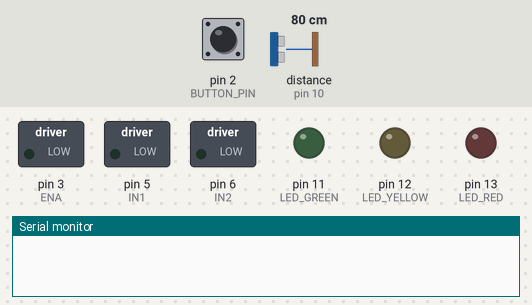
This sketch was run on a simulated Arduino Uno, built with avr-gcc and run on an emulated ATmega328P. Shown: switched loads named in the sketch (green lamp = pin HIGH), output pins drawn as LEDs (lit = HIGH), the last lines printed to the serial monitor. The test bench sets the inputs (shaded band); at power-on: pin 2 (BUTTON_PIN) HIGH, distance to the obstacle (sensor on pin 10) 80 cm. The echo pulse lasts 58.3 µs per cm; pins used as bus, display or sensor lines are not drawn.

Above: at 1.2 s.
1.3 s: pin 2 (BUTTON_PIN) pulled LOW for 0.15 s
At 1.42 s:
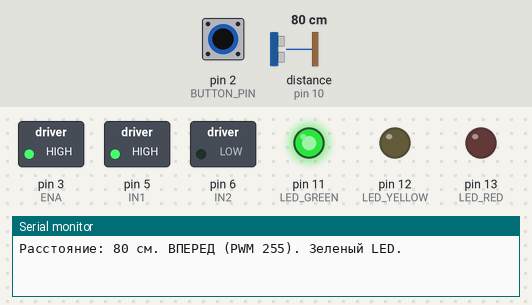
3.0 s: pin 2 (BUTTON_PIN) pulled LOW for 3.2 s
At 7.4 s:
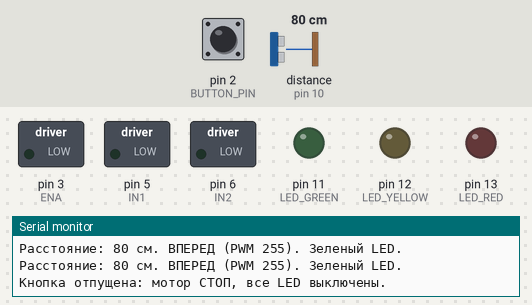
7.7 s: pin 2 (BUTTON_PIN) driven LOW
At 8.5 s:
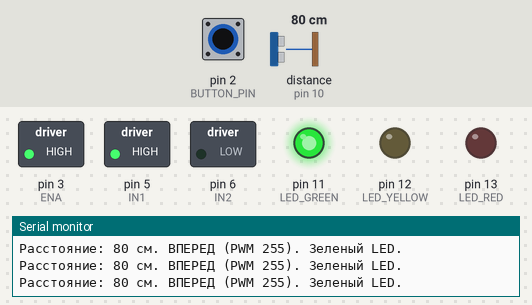
10.7 s: distance to the obstacle (sensor on pin 10) set to 54 cm
12.2 s: distance to the obstacle (sensor on pin 10) set to 45 cm
At 12.9 s:
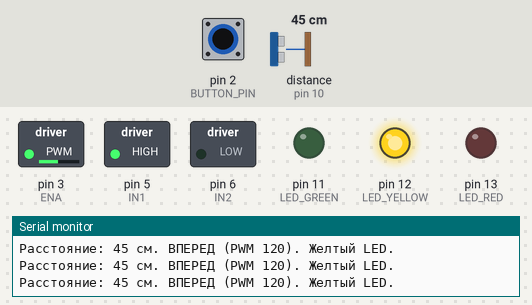
13.7 s: distance to the obstacle (sensor on pin 10) set to 22 cm
15.2 s: distance to the obstacle (sensor on pin 10) set to 17 cm
At 15.6 s:
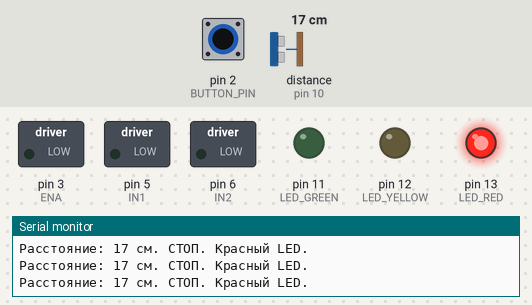
Timing chart, 0 to 17.7 s (numbered marks = the images above; inputs shaded):
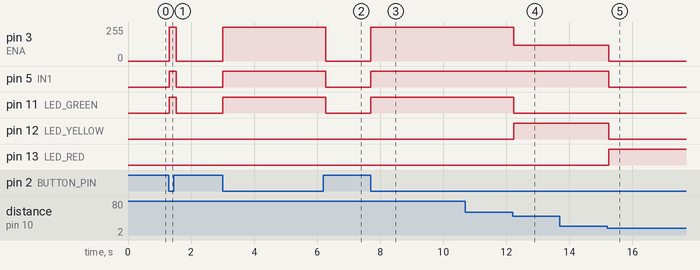

The sketch:

final.ino
```cpp
// ============================================================
// СРС №7: HC-SR04 + L298N (логика) + LED индикация
// Wokwi-версия: мотор заменен на LED, ENA выведен на Logic Analyzer
// ============================================================

// --- Пины HC-SR04 ---
const int TRIG_PIN = 9;
const int ECHO_PIN = 10;

// --- Пины кнопки ---
const int BUTTON_PIN = 2;

// --- Пины светодиодов расстояния ---
const int LED_RED = 13;    // < 20 см
const int LED_YELLOW = 12; // 20-50 см
const int LED_GREEN = 11;  // > 50 см

// --- Пины управления "мотором" (L298N) ---
const int IN1 = 5;   // Направление 1 (вперед)
const int IN2 = 6;   // Направление 2 (назад)
const int ENA = 3;   // ШИМ (скорость)

// --- Переменные ---
unsigned long duration;
int distance;
bool motorActive = false;

void setup() {
  Serial.begin(9600);

  // Настройка пинов
  pinMode(TRIG_PIN, OUTPUT);
  pinMode(ECHO_PIN, INPUT);

  pinMode(BUTTON_PIN, INPUT_PULLUP); // Кнопка с подтяжкой к питанию

  pinMode(LED_RED, OUTPUT);
  pinMode(LED_YELLOW, OUTPUT);
  pinMode(LED_GREEN, OUTPUT);

  pinMode(IN1, OUTPUT);
  pinMode(IN2, OUTPUT);
  pinMode(ENA, OUTPUT);

  // Изначально мотор выключен
  stopMotor();
}

void loop() {
  // 1. Проверка кнопки
  // Если кнопка отпущена (HIGH из-за INPUT_PULLUP) - всё выключаем
  if (digitalRead(BUTTON_PIN) == HIGH) {
    stopMotor();
    digitalWrite(LED_RED, LOW);
    digitalWrite(LED_YELLOW, LOW);
    digitalWrite(LED_GREEN, LOW);

    // Чтобы не спамить в Serial, выводим сообщение только при смене состояния
    if (motorActive) {
      Serial.println("Кнопка отпущена: мотор СТОП, все LED выключены.");
      motorActive = false;
    }
    return; // Пропускаем остальной цикл
  }

  // Если кнопка нажата - начинаем измерение
  motorActive = true;
  measureDistance();

  // 2. Проверка на ошибку датчика (тайм-аут)
  if (duration == 0) {
    stopMotor();
    digitalWrite(LED_RED, LOW);
    digitalWrite(LED_YELLOW, LOW);
    digitalWrite(LED_GREEN, LOW);
    Serial.println("ОШИБКА: Тайм-аут датчика (эхо не получено). Мотор СТОП.");
    return;
  }

  // 3. Логика управления на основе расстояния
  // distance уже рассчитано в measureDistance()

  if (distance < 20) {
    // Меньше 20 см: СТОП, красный LED
    stopMotor();
    digitalWrite(LED_RED, HIGH);
    digitalWrite(LED_YELLOW, LOW);
    digitalWrite(LED_GREEN, LOW);
    Serial.print("Расстояние: "); Serial.print(distance); Serial.println(" см. СТОП. Красный LED.");
  }
  else if (distance >= 20 && distance <= 50) {
    // 20-50 см: ВПЕРЕД, PWM 120, желтый LED
    moveForward(120);
    digitalWrite(LED_RED, LOW);
    digitalWrite(LED_YELLOW, HIGH);
    digitalWrite(LED_GREEN, LOW);
    Serial.print("Расстояние: "); Serial.print(distance); Serial.println(" см. ВПЕРЕД (PWM 120). Желтый LED.");
  }
  else {
    // Больше 50 см: ВПЕРЕД, PWM 255, зеленый LED
    moveForward(255);
    digitalWrite(LED_RED, LOW);
    digitalWrite(LED_YELLOW, LOW);
    digitalWrite(LED_GREEN, HIGH);
    Serial.print("Расстояние: "); Serial.print(distance); Serial.println(" см. ВПЕРЕД (PWM 255). Зеленый LED.");
  }

  delay(100); // Небольшая пауза для стабильности
}

// --- Вспомогательные функции ---

// Измерение расстояния
void measureDistance() {
  digitalWrite(TRIG_PIN, LOW);
  delayMicroseconds(2);
  digitalWrite(TRIG_PIN, HIGH);
  delayMicroseconds(10);
  digitalWrite(TRIG_PIN, LOW);

  // Ждем ответа, тайм-аут 30 мс (около 5 метров)
  duration = pulseIn(ECHO_PIN, HIGH, 30000);

  if (duration > 0) {
    distance = duration / 58; // Перевод в сантиметры
  } else {
    distance = 0; // Ошибка
  }
}

// Движение вперед
void moveForward(int speed) {
  digitalWrite(IN1, HIGH);
  digitalWrite(IN2, LOW);
  analogWrite(ENA, speed);
}

// Движение назад (для теста реверса)
void moveBackward(int speed) {
  digitalWrite(IN1, LOW);
  digitalWrite(IN2, HIGH);
  analogWrite(ENA, speed);
}

// Остановка мотора
void stopMotor() {
  digitalWrite(IN1, LOW);
  digitalWrite(IN2, LOW);
  analogWrite(ENA, 0);
}
```

Measured:
- the behaviour switches between 51 and 50 cm on distance to the obstacle (sensor on pin 10) (found by bisection; images 3 and 4)
- the behaviour switches between 20 and 19 cm on distance to the obstacle (sensor on pin 10) (found by bisection; images 4 and 5)
- after the input at 1.3 s, pin 3 (ENA): 0/255 → 255/255 at once, → 0/255 0.23 s later; pin 5 (IN1), pin 11 (LED_GREEN): LOW → HIGH at once, → LOW 0.23 s later
- after the input at 3.0 s, pin 3 (ENA): 0/255 → 255/255 at once, → 0/255 3.3 s later; pin 5 (IN1), pin 11 (LED_GREEN): LOW → HIGH at once, → LOW 3.3 s later
- after the input at 7.7 s, pin 3 (ENA): 0/255 → 255/255 at once; pin 5 (IN1), pin 11 (LED_GREEN): LOW → HIGH at once
- after the input at 12.2 s, pin 3 (ENA): 255/255 → 120/255 at once; pin 11 (LED_GREEN): HIGH → LOW at once; pin 12 (LED_YELLOW): LOW → HIGH at once
- after the input at 15.2 s, pin 3 (ENA): 120/255 → 0/255 after 0.06 s; pin 5 (IN1), pin 12 (LED_YELLOW): HIGH → LOW after 0.06 s; pin 13 (LED_RED): LOW → HIGH after 0.06 s
